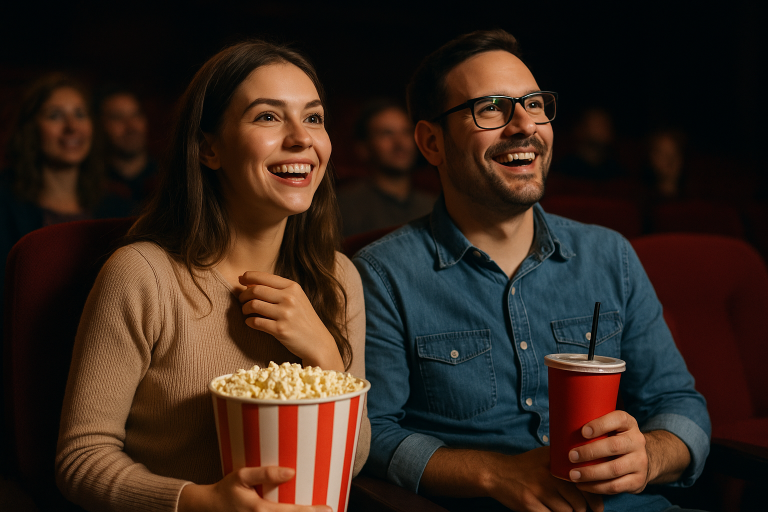
#> input picture assets/images/categories/Kultura-i-rozrywka.png, 1536 x 1024 px, found by its file name (shown at 1/2 size)
$ python convert_categories.py
#> lines starting #> are read from the running program, lines starting #| are printed output that depends on the picture
from PIL import Image
import os

# Ścieżka do foldera z obrazkami kategorii
categories_path = r"c:\xampp\htdocs\wordpress\wp-content\themes\krystian_k_sklep\assets\images\categories"

# Pliki do konwersji (duże PNG na JPG)
files_to_convert = [
    "Kultura-i-rozrywka.png",
    "Sport-i-turystyka.png"
]

def convert_png_to_jpg(png_file, quality=85):
    """Konwertuje PNG na JPG z zachowaniem jakości i zmniejszeniem rozmiaru"""
#> called with png_file = 'Kultura-i-rozrywka.png', quality = 85
    try:
        # Pełna ścieżka do pliku PNG
        png_path = os.path.join(categories_path, png_file)

        # Nowa nazwa pliku JPG
        jpg_file = png_file.replace('.png', '.jpg')
        jpg_path = os.path.join(categories_path, jpg_file)

        # Otwórz obraz PNG
        with Image.open(png_path) as img:
            # Konwertuj na RGB (JPG nie obsługuje transparentności)
#> img is the input picture: PIL image 1536x1024 RGB; mean R, G, B 53.1, 37.4, 28.3
            if img.mode in ('RGBA', 'LA', 'P'):
                # Tworzymy białe tło
                background = Image.new('RGB', img.size, (255, 255, 255))
                if img.mode == 'P':
                    img = img.convert('RGBA')
                background.paste(img, mask=img.split()[-1] if img.mode == 'RGBA' else None)
                img = background
            elif img.mode != 'RGB':
                img = img.convert('RGB')

            # Zmniejsz rozmiar jeśli za duży
            max_size = (800, 800)
            img.thumbnail(max_size, Image.Resampling.LANCZOS)
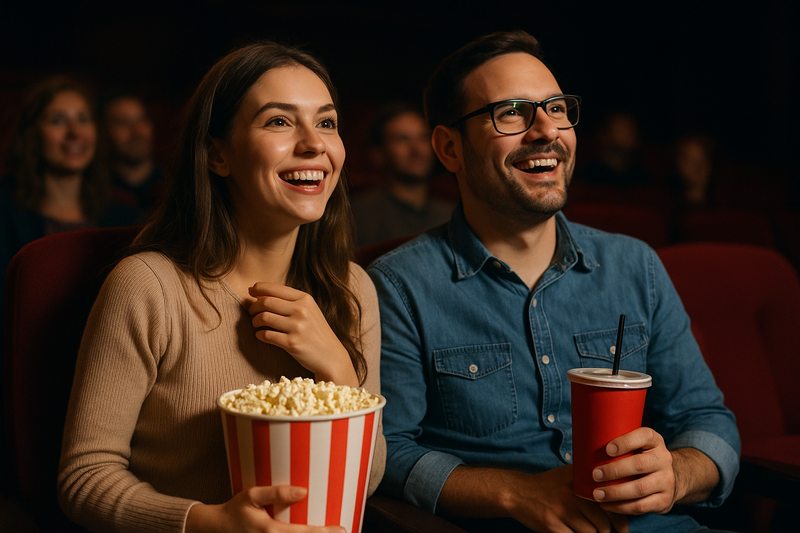
#> img: PIL image 800x533 RGB; mean R, G, B 53.1, 37.4, 28.3

            # Zapisz jako JPG z kompresją
            img.save(jpg_path, 'JPEG', quality=quality, optimize=True)

            # Sprawdź rozmiary
            png_size = os.path.getsize(png_path) / (1024 * 1024)  # MB
            jpg_size = os.path.getsize(jpg_path) / (1024 * 1024)  # MB

            print(f"✅ Konwersja {png_file} zakończona:")
            print(f"   PNG: {png_size:.2f} MB -> JPG: {jpg_size:.2f} MB")
            print(f"   Oszczędność: {((png_size - jpg_size) / png_size * 100):.1f}%")

            return jpg_file

    except Exception as e:
        print(f"❌ Błąd podczas konwersji {png_file}: {e}")
        return None

def main():
    print("🔄 Rozpoczynam konwersję dużych plików PNG na JPG...")
    print(f"📂 Folder: {categories_path}")

    converted_files = []

    for png_file in files_to_convert:
        png_path = os.path.join(categories_path, png_file)

        if os.path.exists(png_path):
            print(f"\n🖼️  Konwertuję: {png_file}")
            jpg_file = convert_png_to_jpg(png_file)
            if jpg_file:
                converted_files.append((png_file, jpg_file))
        else:
            print(f"⚠️  Plik {png_file} nie istnieje")
#> pass 2 of the loop in main, `for png_file in files_to_convert:`:
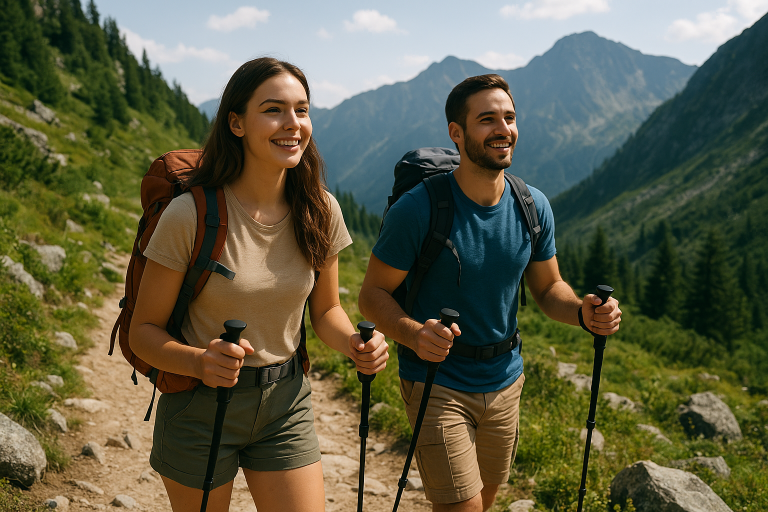
#> input picture assets/images/categories/Sport-i-turystyka.png, 1536 x 1024 px, found by its file name (shown at 1/2 size)
#> in convert_png_to_jpg, img is the input picture: PIL image 1536x1024 RGB; mean R, G, B 93.8, 93.4, 69.3
#> in convert_png_to_jpg (call 2), `img.thumbnail(max_size, Image.Resampling.LANCZOS)`:
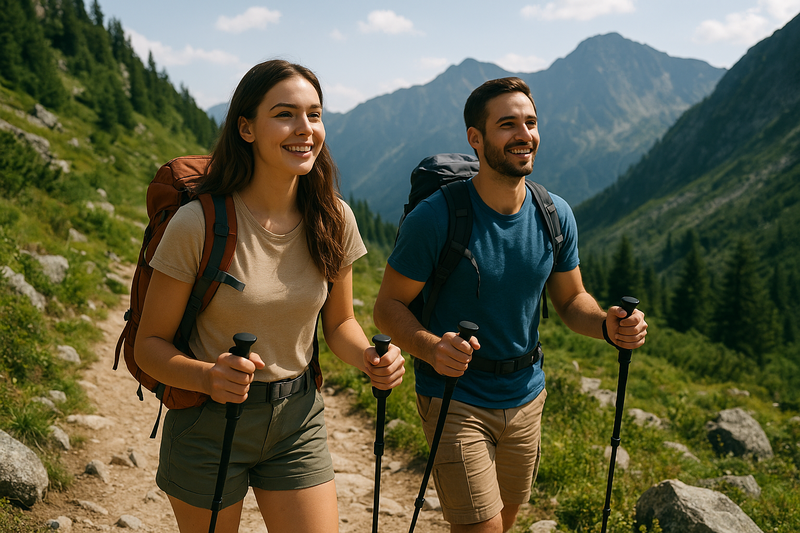
#> img: PIL image 800x533 RGB; mean R, G, B 93.8, 93.4, 69.3

    if converted_files:
        print(f"\n🎉 Konwersja zakończona! Przekonwertowano {len(converted_files)} plików:")
        for png, jpg in converted_files:
            print(f"   • {png} -> {jpg}")

        print(f"\n📝 Pamiętaj o aktualizacji CSS:")
        for png, jpg in converted_files:
            old_name = png.replace('.png', '.png')
            new_name = jpg.replace('.jpg', '.jpg')
            print(f"   background-image: url('./assets/images/categories/{new_name}');")

if __name__ == "__main__":
    main()
